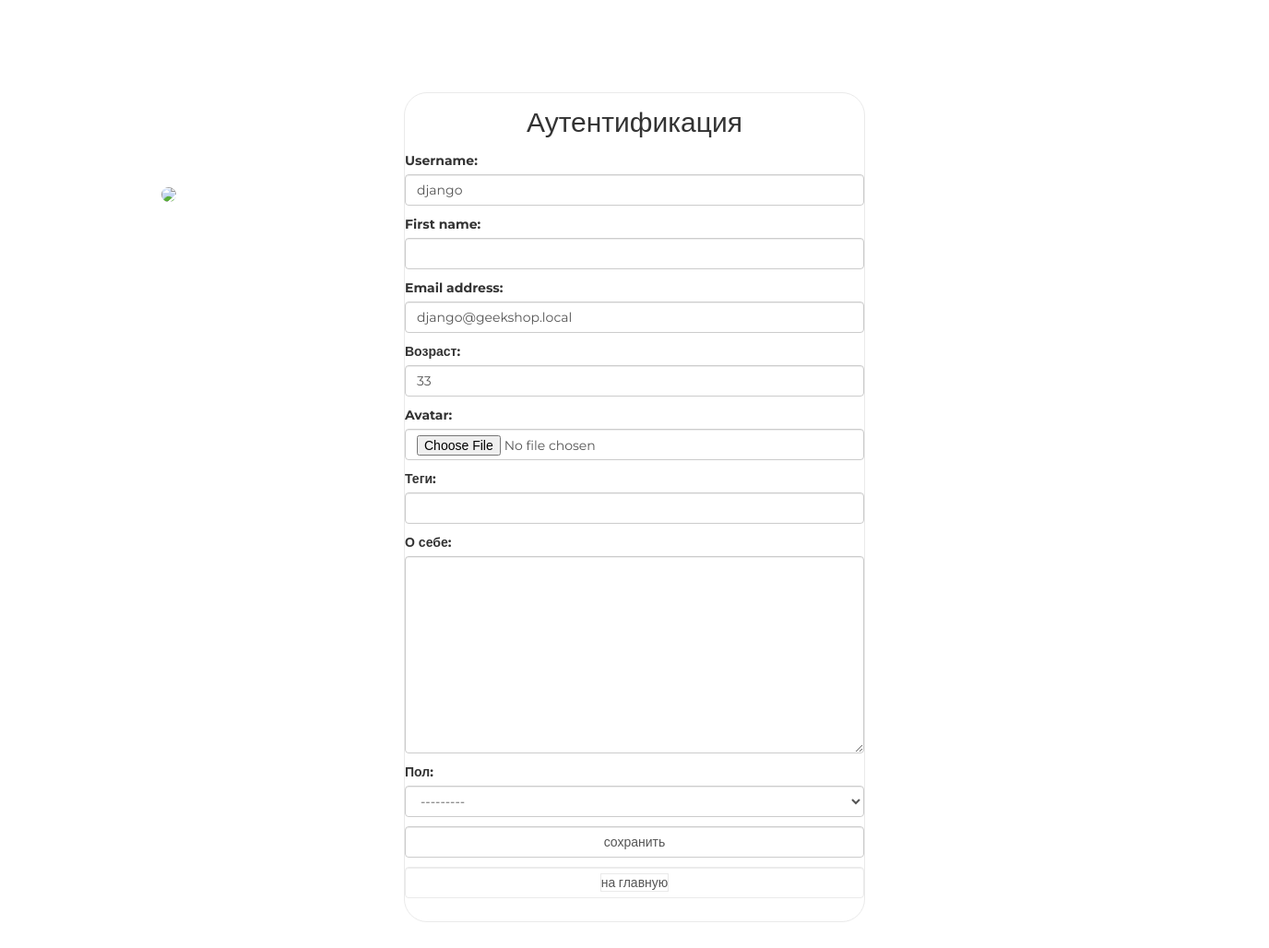
Screenshot of /auth/edit/ (signed in) with the database file from the repository.
### authapp/models.py (models this page shows, shortened)
class ShopUser(AbstractUser):
    avatar = models.ImageField(upload_to='users_avatars', blank=True)
    age = models.PositiveIntegerField(verbose_name='возраст', default=18)
    activation_key = models.CharField(max_length=128, blank=True)
    activation_key_created = models.DateTimeField(auto_now_add=True, blank=True, null=True)

### authapp/views.py (the view)
# urls.py: re_path(r'^edit/(?P<pk>\d+)/(?P<quantity>\d+)/$', basketapp.basket_edit, name='edit'),
def edit(request):
    title = 'редактирование'
    if request.method == 'POST':
        edit_form = ShopUserEditForm(request.POST, request.FILES, instance=request.user)
        profile_form = ShopUserProfileEditForm(request.POST, instance=request.user.shopuserprofile)
        if edit_form.is_valid() and profile_form.is_valid():
            edit_form.save()
            return HttpResponseRedirect(reverse('auth:edit'))
    else:
        edit_form = ShopUserEditForm(instance=request.user)
        profile_form = ShopUserProfileEditForm(instance=request.user.shopuserprofile)
    content = {'title': title, 'edit_form': edit_form, 'profile_form': profile_form}
    return render(request, 'authapp/edit.html', content)

### authapp/forms.py (shortened to what this page needs)
class ShopUserEditForm(UserChangeForm):
    class Meta:
        model = ShopUser
        fields = ('username', 'first_name', 'email', 'age', 'avatar', 'password')
    def __init__(self, *args, **kwargs):
        super(ShopUserEditForm, self).__init__(*args, **kwargs)
        for field_name, field in self.fields.items():
            field.widget.attrs['class'] = 'form-control'
            field.help_text = ''
            if field_name == 'password':
                field.widget = forms.HiddenInput()

class ShopUserProfileEditForm(forms.ModelForm):
    class Meta:
        model = ShopUserProfile
        fields = ('tagline', 'about_me', 'gender')
    def __init__(self, *args, **kwargs):
        super().__init__(*args, **kwargs)
        for field_name, field in self.fields.items():
            field.widget.attrs['class'] = 'form-control'

### mainapp/context_processors.py (called while the page is built)
def basket(request):
    print(f'context processor basket works')
    basket = []
    if request.user.is_authenticated:
        basket = Basket.objects.filter(user=request.user)
    return {
        'basket': basket,
    }

### authapp/templates/authapp/edit.html (shortened to what this page needs)
{% extends 'authapp/base.html' %}
{% load static %}
{% block content %}
    <form class="form-horizontal" action="{% url 'auth:edit' %}" method="post" enctype="multipart/form-data">
        {{ edit_form.as_p }}
        {{ profile_form.as_p }}
        <input class="form-control" type="submit" value="сохранить">
    </form>
    <button class="btn btn-round form-control last">
        <a href="{% url 'main' %}" class="">
            на главную
        </a>
    </button>
    <div class="user_avatar"><img src="/media/{{ user.avatar }}"></div>
{% endblock %}

### static/css/style.css (style rules this page uses)
* { margin: 0; padding: 0; }
body { font-family: 'Montserrat', sans-serif; }
html, body { height: 100%; }
.login .form-control[type="submit"] { margin: 10px auto; }
.login button { border: 1px solid #eaeaea; margin-bottom: 10px; text-decoration: none; display: block; width: 100%; }
.login button.last { margin-bottom: 25px; }
.login button a, .login button a:hover { border: 1px solid #eaeaea; color: #555; text-decoration: none; }
.login form { margin-bottom: 10px; }
.login div.user_avatar { position: fixed; left: 175px; top: 200px; }
.user_avatar img { width: 300px; border-radius: 25px; }

### rows the page displays
ShopUser: username "django", email "django@geekshop.local", age "33"
